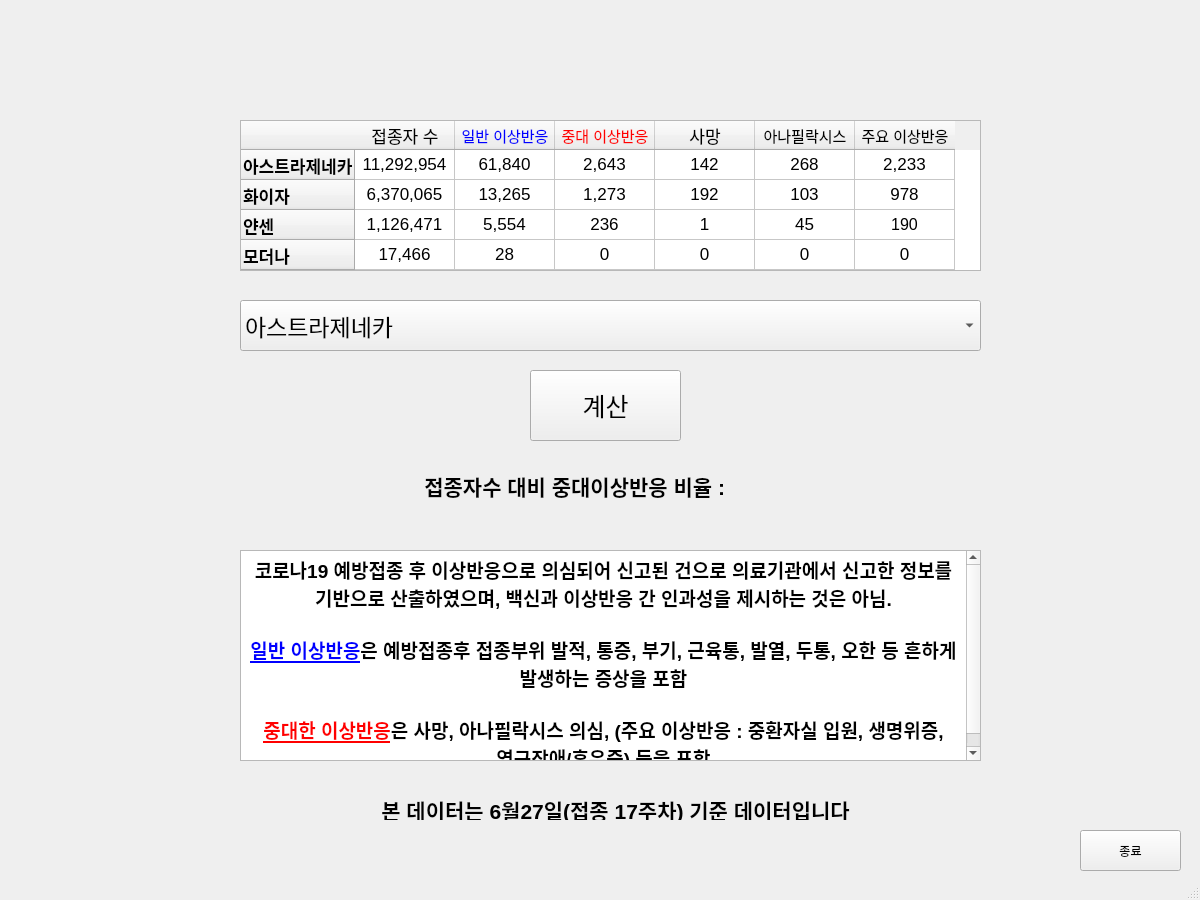
<?xml version="1.0" encoding="UTF-8"?>
<ui version="4.0">
 <class>MainWindow</class>
 <widget class="QMainWindow" name="MainWindow">
  <property name="geometry">
   <rect>
    <x>0</x>
    <y>0</y>
    <width>1200</width>
    <height>900</height>
   </rect>
  </property>
  <property name="minimumSize">
   <size>
    <width>1200</width>
    <height>900</height>
   </size>
  </property>
  <property name="maximumSize">
   <size>
    <width>1200</width>
    <height>900</height>
   </size>
  </property>
  <property name="windowTitle">
   <string>MainWindow</string>
  </property>
  <widget class="QWidget" name="centralwidget">
   <widget class="QPushButton" name="cal_but">
    <property name="geometry">
     <rect>
      <x>530</x>
      <y>370</y>
      <width>151</width>
      <height>71</height>
     </rect>
    </property>
    <property name="font">
     <font>
      <pointsize>19</pointsize>
      <weight>50</weight>
      <italic>false</italic>
      <bold>false</bold>
      <underline>false</underline>
     </font>
    </property>
    <property name="text">
     <string>계산</string>
    </property>
   </widget>
   <widget class="QComboBox" name="vac_box">
    <property name="geometry">
     <rect>
      <x>240</x>
      <y>300</y>
      <width>741</width>
      <height>51</height>
     </rect>
    </property>
    <property name="font">
     <font>
      <pointsize>17</pointsize>
      <underline>false</underline>
     </font>
    </property>
    <property name="layoutDirection">
     <enum>Qt::LeftToRight</enum>
    </property>
    <item>
     <property name="text">
      <string>아스트라제네카</string>
     </property>
    </item>
    <item>
     <property name="text">
      <string>화이자</string>
     </property>
    </item>
    <item>
     <property name="text">
      <string>얀센</string>
     </property>
    </item>
    <item>
     <property name="text">
      <string>모더나</string>
     </property>
    </item>
   </widget>
   <widget class="QTableWidget" name="vac_tbl">
    <property name="enabled">
     <bool>true</bool>
    </property>
    <property name="geometry">
     <rect>
      <x>240</x>
      <y>120</y>
      <width>741</width>
      <height>151</height>
     </rect>
    </property>
    <property name="sizePolicy">
     <sizepolicy hsizetype="Expanding" vsizetype="Expanding">
      <horstretch>0</horstretch>
      <verstretch>0</verstretch>
     </sizepolicy>
    </property>
    <property name="minimumSize">
     <size>
      <width>0</width>
      <height>0</height>
     </size>
    </property>
    <property name="maximumSize">
     <size>
      <width>16777215</width>
      <height>16777215</height>
     </size>
    </property>
    <property name="sizeIncrement">
     <size>
      <width>0</width>
      <height>0</height>
     </size>
    </property>
    <property name="baseSize">
     <size>
      <width>0</width>
      <height>0</height>
     </size>
    </property>
    <property name="font">
     <font>
      <pointsize>12</pointsize>
     </font>
    </property>
    <property name="cursor" stdset="0">
     <cursorShape>ArrowCursor</cursorShape>
    </property>
    <row>
     <property name="text">
      <string>아스트라제네카</string>
     </property>
     <property name="font">
      <font>
       <pointsize>13</pointsize>
       <weight>75</weight>
       <bold>true</bold>
      </font>
     </property>
    </row>
    <row>
     <property name="text">
      <string>화이자</string>
     </property>
     <property name="font">
      <font>
       <pointsize>13</pointsize>
       <weight>75</weight>
       <bold>true</bold>
      </font>
     </property>
    </row>
    <row>
     <property name="text">
      <string>얀센</string>
     </property>
     <property name="font">
      <font>
       <pointsize>13</pointsize>
       <weight>75</weight>
       <bold>true</bold>
      </font>
     </property>
    </row>
    <row>
     <property name="text">
      <string>모더나</string>
     </property>
     <property name="font">
      <font>
       <pointsize>13</pointsize>
       <weight>75</weight>
       <bold>true</bold>
      </font>
     </property>
    </row>
    <column>
     <property name="text">
      <string>접종자 수</string>
     </property>
     <property name="font">
      <font>
       <pointsize>13</pointsize>
      </font>
     </property>
     <property name="textAlignment">
      <set>AlignCenter</set>
     </property>
    </column>
    <column>
     <property name="text">
      <string>일반 이상반응</string>
     </property>
     <property name="font">
      <font>
       <pointsize>11</pointsize>
       <stylestrategy>PreferDefault</stylestrategy>
      </font>
     </property>
     <property name="textAlignment">
      <set>AlignCenter</set>
     </property>
     <property name="foreground">
      <brush brushstyle="SolidPattern">
       <color alpha="255">
        <red>0</red>
        <green>0</green>
        <blue>255</blue>
       </color>
      </brush>
     </property>
    </column>
    <column>
     <property name="text">
      <string>중대 이상반응</string>
     </property>
     <property name="font">
      <font>
       <pointsize>11</pointsize>
      </font>
     </property>
     <property name="textAlignment">
      <set>AlignCenter</set>
     </property>
     <property name="foreground">
      <brush brushstyle="SolidPattern">
       <color alpha="255">
        <red>255</red>
        <green>0</green>
        <blue>0</blue>
       </color>
      </brush>
     </property>
    </column>
    <column>
     <property name="text">
      <string>사망</string>
     </property>
     <property name="font">
      <font>
       <pointsize>13</pointsize>
      </font>
     </property>
     <property name="textAlignment">
      <set>AlignCenter</set>
     </property>
    </column>
    <column>
     <property name="text">
      <string>아나필락시스</string>
     </property>
     <property name="font">
      <font>
       <pointsize>11</pointsize>
      </font>
     </property>
     <property name="textAlignment">
      <set>AlignCenter</set>
     </property>
    </column>
    <column>
     <property name="text">
      <string>주요 이상반응</string>
     </property>
     <property name="font">
      <font>
       <pointsize>11</pointsize>
      </font>
     </property>
     <property name="textAlignment">
      <set>AlignCenter</set>
     </property>
    </column>
    <item row="0" column="0">
     <property name="text">
      <string>11,292,954</string>
     </property>
     <property name="font">
      <font>
       <pointsize>13</pointsize>
      </font>
     </property>
     <property name="textAlignment">
      <set>AlignCenter</set>
     </property>
    </item>
    <item row="0" column="1">
     <property name="text">
      <string>61,840</string>
     </property>
     <property name="font">
      <font>
       <pointsize>13</pointsize>
      </font>
     </property>
     <property name="textAlignment">
      <set>AlignCenter</set>
     </property>
    </item>
    <item row="0" column="2">
     <property name="text">
      <string>2,643</string>
     </property>
     <property name="font">
      <font>
       <pointsize>13</pointsize>
      </font>
     </property>
     <property name="textAlignment">
      <set>AlignCenter</set>
     </property>
    </item>
    <item row="0" column="3">
     <property name="text">
      <string>142</string>
     </property>
     <property name="font">
      <font>
       <pointsize>13</pointsize>
      </font>
     </property>
     <property name="textAlignment">
      <set>AlignCenter</set>
     </property>
    </item>
    <item row="0" column="4">
     <property name="text">
      <string>268</string>
     </property>
     <property name="font">
      <font>
       <pointsize>13</pointsize>
      </font>
     </property>
     <property name="textAlignment">
      <set>AlignCenter</set>
     </property>
    </item>
    <item row="0" column="5">
     <property name="text">
      <string>2,233</string>
     </property>
     <property name="font">
      <font>
       <pointsize>13</pointsize>
      </font>
     </property>
     <property name="textAlignment">
      <set>AlignCenter</set>
     </property>
    </item>
    <item row="1" column="0">
     <property name="text">
      <string>6,370,065</string>
     </property>
     <property name="font">
      <font>
       <pointsize>13</pointsize>
      </font>
     </property>
     <property name="textAlignment">
      <set>AlignCenter</set>
     </property>
    </item>
    <item row="1" column="1">
     <property name="text">
      <string>13,265</string>
     </property>
     <property name="font">
      <font>
       <pointsize>13</pointsize>
      </font>
     </property>
     <property name="textAlignment">
      <set>AlignCenter</set>
     </property>
    </item>
    <item row="1" column="2">
     <property name="text">
      <string>1,273</string>
     </property>
     <property name="font">
      <font>
       <pointsize>13</pointsize>
      </font>
     </property>
     <property name="textAlignment">
      <set>AlignCenter</set>
     </property>
    </item>
    <item row="1" column="3">
     <property name="text">
      <string>192</string>
     </property>
     <property name="font">
      <font>
       <pointsize>13</pointsize>
      </font>
     </property>
     <property name="textAlignment">
      <set>AlignCenter</set>
     </property>
    </item>
    <item row="1" column="4">
     <property name="text">
      <string>103</string>
     </property>
     <property name="font">
      <font>
       <pointsize>13</pointsize>
      </font>
     </property>
     <property name="textAlignment">
      <set>AlignCenter</set>
     </property>
    </item>
    <item row="1" column="5">
     <property name="text">
      <string>978</string>
     </property>
     <property name="font">
      <font>
       <pointsize>13</pointsize>
      </font>
     </property>
     <property name="textAlignment">
      <set>AlignCenter</set>
     </property>
    </item>
    <item row="2" column="0">
     <property name="text">
      <string>1,126,471</string>
     </property>
     <property name="font">
      <font>
       <pointsize>13</pointsize>
      </font>
     </property>
     <property name="textAlignment">
      <set>AlignCenter</set>
     </property>
    </item>
    <item row="2" column="1">
     <property name="text">
      <string>5,554</string>
     </property>
     <property name="font">
      <font>
       <pointsize>13</pointsize>
      </font>
     </property>
     <property name="textAlignment">
      <set>AlignCenter</set>
     </property>
    </item>
    <item row="2" column="2">
     <property name="text">
      <string>236</string>
     </property>
     <property name="font">
      <font>
       <pointsize>13</pointsize>
      </font>
     </property>
     <property name="textAlignment">
      <set>AlignCenter</set>
     </property>
    </item>
    <item row="2" column="3">
     <property name="text">
      <string>1</string>
     </property>
     <property name="font">
      <font>
       <pointsize>13</pointsize>
      </font>
     </property>
     <property name="textAlignment">
      <set>AlignCenter</set>
     </property>
    </item>
    <item row="2" column="4">
     <property name="text">
      <string>45</string>
     </property>
     <property name="font">
      <font>
       <pointsize>13</pointsize>
      </font>
     </property>
     <property name="textAlignment">
      <set>AlignCenter</set>
     </property>
    </item>
    <item row="2" column="5">
     <property name="text">
      <string>190</string>
     </property>
     <property name="textAlignment">
      <set>AlignCenter</set>
     </property>
    </item>
    <item row="3" column="0">
     <property name="text">
      <string>17,466</string>
     </property>
     <property name="font">
      <font>
       <pointsize>13</pointsize>
      </font>
     </property>
     <property name="textAlignment">
      <set>AlignCenter</set>
     </property>
    </item>
    <item row="3" column="1">
     <property name="text">
      <string>28</string>
     </property>
     <property name="font">
      <font>
       <pointsize>13</pointsize>
      </font>
     </property>
     <property name="textAlignment">
      <set>AlignCenter</set>
     </property>
    </item>
    <item row="3" column="2">
     <property name="text">
      <string>0</string>
     </property>
     <property name="font">
      <font>
       <pointsize>13</pointsize>
      </font>
     </property>
     <property name="textAlignment">
      <set>AlignCenter</set>
     </property>
    </item>
    <item row="3" column="3">
     <property name="text">
      <string>0</string>
     </property>
     <property name="font">
      <font>
       <pointsize>13</pointsize>
      </font>
     </property>
     <property name="textAlignment">
      <set>AlignCenter</set>
     </property>
    </item>
    <item row="3" column="4">
     <property name="text">
      <string>0</string>
     </property>
     <property name="font">
      <font>
       <pointsize>13</pointsize>
      </font>
     </property>
     <property name="textAlignment">
      <set>AlignCenter</set>
     </property>
    </item>
    <item row="3" column="5">
     <property name="text">
      <string>0</string>
     </property>
     <property name="font">
      <font>
       <pointsize>13</pointsize>
      </font>
     </property>
     <property name="textAlignment">
      <set>AlignCenter</set>
     </property>
    </item>
   </widget>
   <widget class="QTextEdit" name="manual_txt">
    <property name="geometry">
     <rect>
      <x>240</x>
      <y>550</y>
      <width>741</width>
      <height>211</height>
     </rect>
    </property>
    <property name="font">
     <font>
      <pointsize>9</pointsize>
      <weight>50</weight>
      <bold>false</bold>
     </font>
    </property>
    <property name="layoutDirection">
     <enum>Qt::LeftToRight</enum>
    </property>
    <property name="readOnly">
     <bool>true</bool>
    </property>
    <property name="html">
     <string>&lt;!DOCTYPE HTML PUBLIC &quot;-//W3C//DTD HTML 4.0//EN&quot; &quot;http://www.w3.org/TR/REC-html40/strict.dtd&quot;&gt;
&lt;html&gt;&lt;head&gt;&lt;meta name=&quot;qrichtext&quot; content=&quot;1&quot; /&gt;&lt;style type=&quot;text/css&quot;&gt;
p, li { white-space: pre-wrap; }
&lt;/style&gt;&lt;/head&gt;&lt;body style=&quot; font-family:'Gulim'; font-size:9pt; font-weight:400; font-style:normal;&quot;&gt;
&lt;p align=&quot;center&quot; style=&quot; margin-top:0px; margin-bottom:0px; margin-left:0px; margin-right:0px; -qt-block-indent:0; text-indent:0px;&quot;&gt;&lt;span style=&quot; font-size:14pt; font-weight:600;&quot;&gt;코로나19 예방접종 후 이상반응으로 의심되어 신고된 건으로 의료기관에서 신고한 정보를 기반으로 산출하였으며, 백신과 이상반응 간 인과성을 제시하는 것은 아님.&lt;/span&gt;&lt;/p&gt;
&lt;p align=&quot;center&quot; style=&quot;-qt-paragraph-type:empty; margin-top:0px; margin-bottom:0px; margin-left:0px; margin-right:0px; -qt-block-indent:0; text-indent:0px; font-size:14pt; font-weight:600;&quot;&gt;&lt;br /&gt;&lt;/p&gt;
&lt;p align=&quot;center&quot; style=&quot; margin-top:0px; margin-bottom:0px; margin-left:0px; margin-right:0px; -qt-block-indent:0; text-indent:0px;&quot;&gt;&lt;span style=&quot; font-size:14pt; font-weight:600; text-decoration: underline; color:#0000ff;&quot;&gt;일반 이상반응&lt;/span&gt;&lt;span style=&quot; font-size:14pt; font-weight:600;&quot;&gt;은 예방접종후 접종부위 발적, 통증, 부기, 근육통, 발열, 두통, 오한 등 흔하게 발생하는 증상을 포함&lt;/span&gt;&lt;/p&gt;
&lt;p align=&quot;center&quot; style=&quot;-qt-paragraph-type:empty; margin-top:0px; margin-bottom:0px; margin-left:0px; margin-right:0px; -qt-block-indent:0; text-indent:0px; font-size:14pt; font-weight:600;&quot;&gt;&lt;br /&gt;&lt;/p&gt;
&lt;p align=&quot;center&quot; style=&quot; margin-top:0px; margin-bottom:0px; margin-left:0px; margin-right:0px; -qt-block-indent:0; text-indent:0px;&quot;&gt;&lt;span style=&quot; font-size:14pt; font-weight:600; text-decoration: underline; color:#ff0000;&quot;&gt;중대한 이상반응&lt;/span&gt;&lt;span style=&quot; font-size:14pt; font-weight:600;&quot;&gt;은 사망, 아나필락시스 의심, (주요 이상반응 : 중환자실 입원, 생명위증, 영구장애/후유증) 등을 포함&lt;/span&gt;&lt;/p&gt;&lt;/body&gt;&lt;/html&gt;</string>
    </property>
   </widget>
   <widget class="QLabel" name="label">
    <property name="geometry">
     <rect>
      <x>0</x>
      <y>0</y>
      <width>1200</width>
      <height>900</height>
     </rect>
    </property>
    <property name="minimumSize">
     <size>
      <width>1200</width>
      <height>900</height>
     </size>
    </property>
    <property name="maximumSize">
     <size>
      <width>1200</width>
      <height>900</height>
     </size>
    </property>
    <property name="layoutDirection">
     <enum>Qt::LeftToRight</enum>
    </property>
    <property name="autoFillBackground">
     <bool>false</bool>
    </property>
    <property name="text">
     <string/>
    </property>
    <property name="pixmap">
     <pixmap>img/COROS예방접종현황.jpg</pixmap>
    </property>
   </widget>
   <widget class="QLabel" name="vac_per">
    <property name="geometry">
     <rect>
      <x>290</x>
      <y>450</y>
      <width>581</width>
      <height>71</height>
     </rect>
    </property>
    <property name="font">
     <font>
      <family>Arial</family>
      <pointsize>16</pointsize>
      <weight>75</weight>
      <bold>true</bold>
     </font>
    </property>
    <property name="layoutDirection">
     <enum>Qt::LeftToRight</enum>
    </property>
    <property name="text">
     <string>접종자수 대비 중대이상반응 비율 :  </string>
    </property>
    <property name="alignment">
     <set>Qt::AlignCenter</set>
    </property>
   </widget>
   <widget class="QPushButton" name="Quit">
    <property name="geometry">
     <rect>
      <x>1080</x>
      <y>830</y>
      <width>101</width>
      <height>41</height>
     </rect>
    </property>
    <property name="text">
     <string>종료</string>
    </property>
   </widget>
   <widget class="QLabel" name="label_2">
    <property name="geometry">
     <rect>
      <x>310</x>
      <y>800</y>
      <width>611</width>
      <height>20</height>
     </rect>
    </property>
    <property name="font">
     <font>
      <pointsize>16</pointsize>
      <weight>75</weight>
      <bold>true</bold>
     </font>
    </property>
    <property name="layoutDirection">
     <enum>Qt::LeftToRight</enum>
    </property>
    <property name="text">
     <string>본 데이터는 6월27일(접종 17주차) 기준 데이터입니다</string>
    </property>
    <property name="alignment">
     <set>Qt::AlignCenter</set>
    </property>
   </widget>
   <zorder>label</zorder>
   <zorder>cal_but</zorder>
   <zorder>vac_box</zorder>
   <zorder>vac_tbl</zorder>
   <zorder>manual_txt</zorder>
   <zorder>vac_per</zorder>
   <zorder>Quit</zorder>
   <zorder>label_2</zorder>
  </widget>
  <widget class="QStatusBar" name="statusbar"/>
 </widget>
 <resources/>
 <connections/>
</ui>
